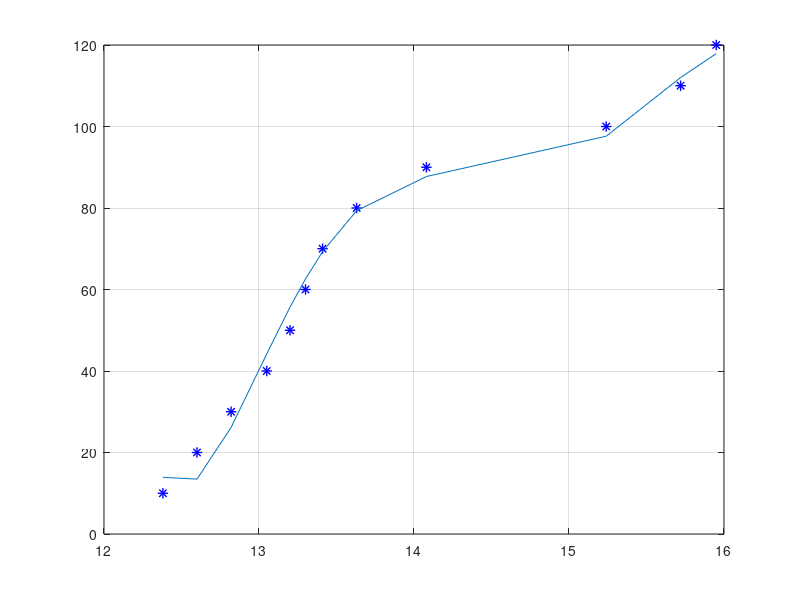

The MATLAB source for this figure:
#pkg unload control 
pkg load optim


## Charge
c5 = [12.6, 12.77, 12.95, 13.2, 13.39, 13.53, 13.675, 14.02, 15.27, 15.96, 16.25, 16.38];
c10 = [12.38, 12.6, 12.82, 13.05, 13.2, 13.3, 13.41, 13.63, 14.08, 15.24, 15.72, 15.95];
c20 = [12.05, 12.42, 12.69, 12.89, 13.015, 13.12, 13.18, 13.3, 13.58, 14.15, 15.17, 15.54];
c40 = [11.8, 12.25, 12.55, 12.72, 12.82, 12.92, 12.95, 13.0, 13.15, 13.5, 14.5, 15.08];

## Rest
rest = [11.7, 11.915, 12.115, 12.24, 12.32, 12.415, 12.5, 12.6, 12.59, 12.61];

## Discharge
d100 = [12.66, 12.66, 12.64, 12.605, 12.54, 12.48, 12.38, 12.28, 12.12, 11.925, 11.7];
d20 = [12.604, 12.545, 12.54, 12.5, 12.42, 12.323, 12.22, 12.1, 11.915, 11.7, 11.45];
d10 = [12.485, 12.425, 12.35, 12.248, 12.13, 12.004, 11.88, 11.695, 11.48, 11.28, 11];
d5 = [12.065, 12.0, 11.917, 11.81, 11.69, 11.522, 11.385, 11.18, 10.91, 10.602, 10.2];
d3 = [11.78, 11.7, 11.61, 11.495, 11.325, 11.145, 10.98, 10.715, 10.39, 9.97, 9.48];

percent = [10, 20, 30, 40, 50, 60, 70, 80, 90, 100, 110, 120];
percent11 = [110, 100, 90, 80, 70, 60, 50, 40, 30, 20, 10];
percentRest = [10, 20, 30, 40, 50, 60, 70, 80, 90, 100];


###############################
########## Fit c10 ############
###############################
#leasqr()

x = c10;
y = percent;

maximum = 100;
minimum = -100;
increment = 1;
sw = 0;

a = minimum;
while (a < maximum)
  b = minimum;
  while (b < maximum)
    c = minimum;
    while (c < maximum)
      d = minimum;
      while (d < maximum)
        e = minimum;
        while (e < maximum)
          f = minimum;
          while (f < maximum)
            g = minimum;
            while (g < maximum)
              # SIXTH ORDER 2
              F = @(x, p) (x - p(1)).* (x - p(2)).* (x - p(3)).* (x - p(4)).* (x - p(5)).* (x - p(6)) + p(7);
              p = [a, b, c, d, e, f, g];
              
              g = g + increment;
              global verbose;
               verbose = 0;
               [data, fit] = leasqr(x, y, p, F);
              
              accumulator = 0;        
              for i = 1:x
                accumulator = accumulator + (y(i) - ((x(i) - fit(1, 1)).* (x(i) - fit(2, 1)).* (x(i) - fit(3, 1)).* (x(i) - fit(4, 1)).* (x(i) - fit(5, 1)).* (x(i) - fit(6, 1)) + fit(7, 1))).^2;
              endfor
              
              if (sw == 0)
                sw = 1;
                minimum = accumulator
                pfinal = p
              endif
                
              if (accumulator < minimum)
                minimum = accumulator
                pfinal = p
              endif
              
              endwhile
            f = f + increment;
            endwhile
          e = e + increment;
          endwhile
        d = d + increment;
        endwhile
      c = c + increment;
      endwhile
    b = b + increment;
    endwhile
  a = a + increment;
endwhile

global verbose;
 verbose = 0;
 [data, fit] = leasqr(x, y, pfinal, F);

figure(4)
hold on
grid on
box on
plot(x, y, 'b*', 'LineWidth', 1, 'MarkerSize', 7.5)

# SIXTH ORDER 
#plot(x,  (x - fit(1, 1)).* (x - fit(2, 1)).* (x - fit(3, 1)).* (x - fit(4, 1)).* (x - fit(5, 1)).* (x - fit(6, 1)) + fit(7, 1))
# Less precise
plot(x,  (x - 11.992).* (x - 14.325).* (x - 17.428).* (x - 14.420).* (x - 14.353).* (x - 17.227) + 88.222)

fit